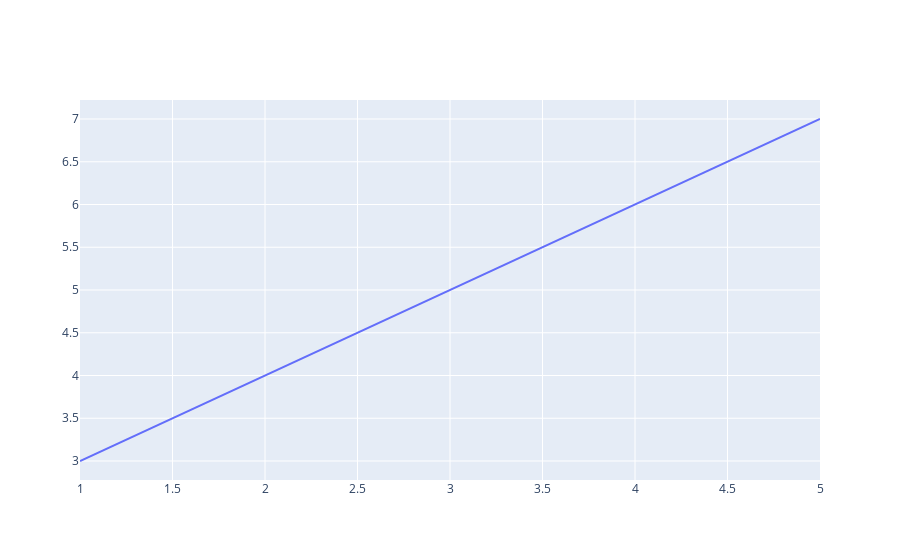

The notebook cell this image was saved under:
### Code cell
fig = go.Figure()
fig.add_trace(go.Scatter(x = [1, 2, 3, 4, 5], y = [3, 4, 5, 6, 7], mode = 'lines'))
fig.show()

### Figure 1 — Plotly figure (JSON) as saved in the notebook; plotly's stock layout.template omitted (floating-point values rounded to 4 significant figures)
{"data": [{"mode": "lines", "type": "scatter", "x": [1, 2, 3, 4, 5], "y": [3, 4, 5, 6, 7]}], "layout": {"autosize": true, "xaxis": {"autorange": true, "range": [1, 5], "type": "linear"}, "yaxis": {"autorange": true, "range": [2.778, 7.222], "type": "linear"}}}
